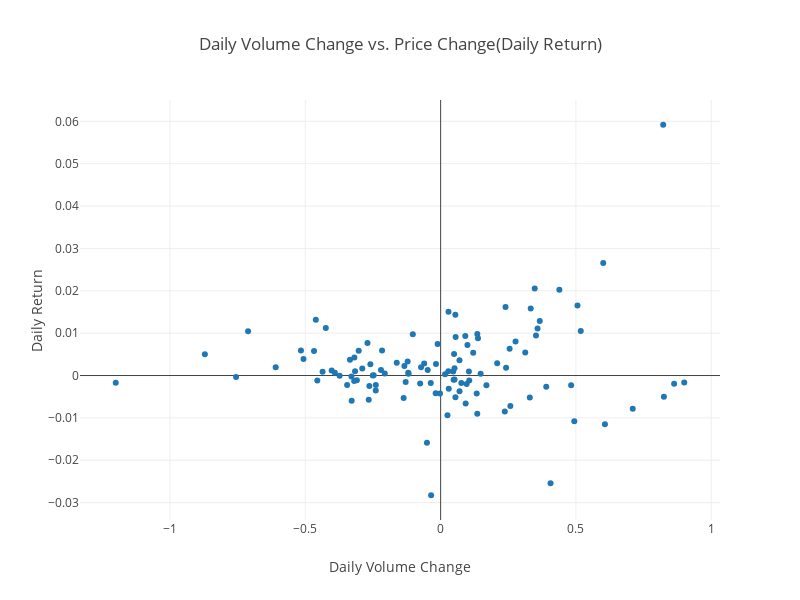

This figure's notebook cell:
### Code cell
# The scatter plot of volume change vs. Daily return, using plotly.
trace = go.Scatter(x = stock1['Volume Change'],
                   y = stock1['Daily Return'],
                   mode = 'markers'
                  )
layout = dict( title = 'Daily Volume Change vs. Price Change(Daily Return)',
              height = 600,
              width = 800,
             yaxis = dict(zeroline = True,
                         title = 'Daily Return'),
             xaxis = dict(zeroline=True,
                         title = 'Daily Volume Change')
             )
iplot(go.Figure(data=[trace], layout=layout))
